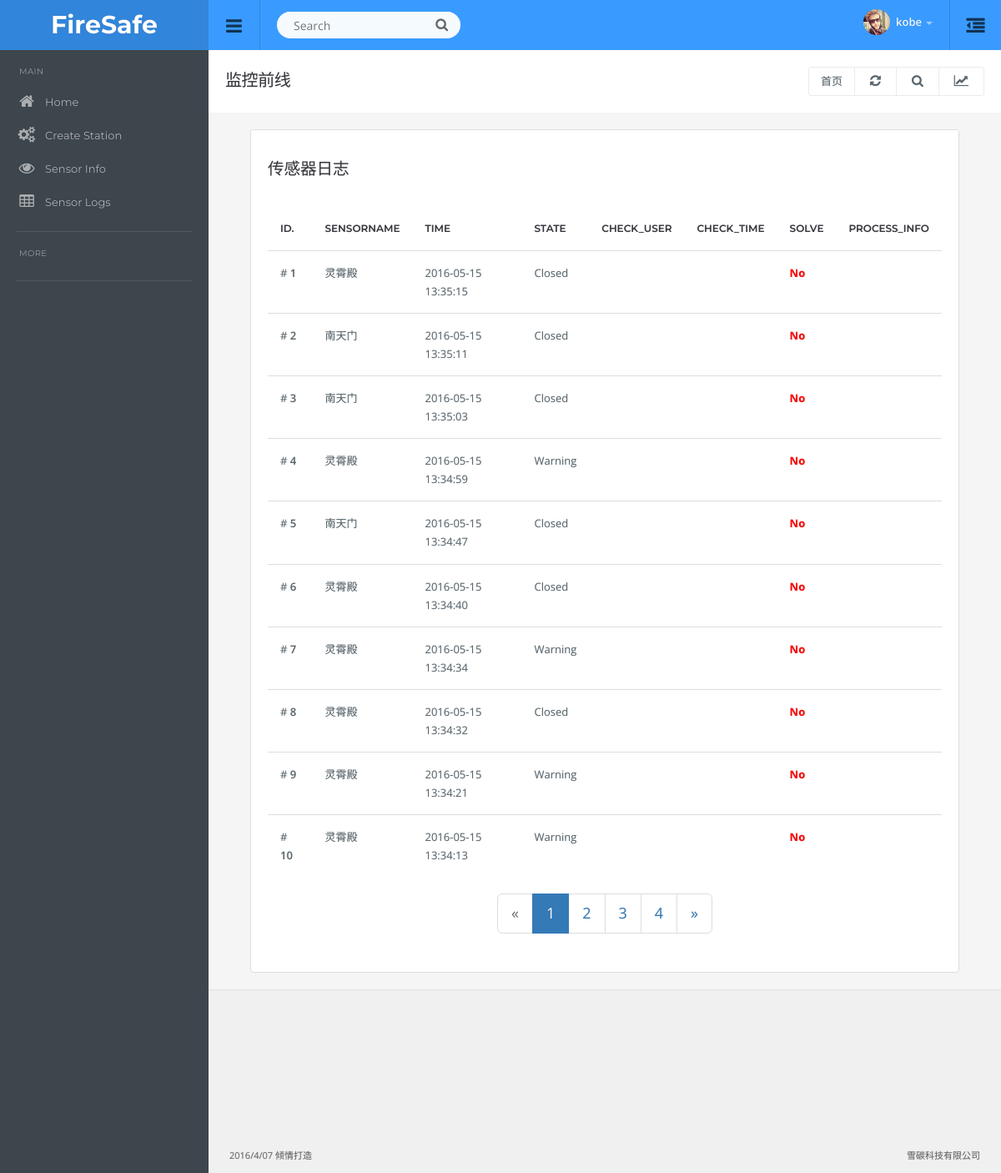
/sensor/sensortable (signed in), run on the app's committed database.
### app/models.py (models this page shows, shortened)
class User(UserMixin, db.Model):
    __tablename__ = 'users'
    id            = db.Column(db.Integer,primary_key=True)
    email         = db.Column(db.String(64), unique=True, index=True)
    username      = db.Column(db.String(64),unique=True,index=True)
    role_id       = db.Column(db.Integer, db.ForeignKey('roles.id'))
    password_hash = db.Column(db.String(128))
    name          = db.Column(db.String(64))
    company       = db.Column(db.String(64))
    member_since  = db.Column(db.DateTime(), default=datetime.now)
    last_seen     = db.Column(db.DateTime(), default=datetime.now)
    understudy    = db.Column(db.Boolean(),default=True)
    def ping(self):
        self.last_seen = datetime.now()
        db.session.add(self)
    def can(self, permissions):
        return self.role is not None and \
        (self.role.permissions & permissions) == permissions
    def is_administrator(self):
        return self.can(Permission.ADMIN)
    class AnoymusUser(AnonymousUserMixin):
        def can(self, permissions):
            return False
        def is_administrator(self):
            return False
    login_manager.anonymous_user = AnoymusUser
    @property
    def password(self):
        raise AttributeError('password is not a readabel attribute')

class SensorLog(db.Model):
    __tablename__ = 'sensorslog'
    id            = db.Column(db.Integer, primary_key=True)
    sensor_name   = db.Column(db.String(128))
    sensor_state  = db.Column(db.String(32), default=u'unOpen')
    time          = db.Column(db.DateTime(), default=datetime.now)
    alarm         = db.Column(db.Boolean(), default=False)
    check_user    = db.Column(db.String(32))
    check_time    = db.Column(db.DateTime())
    process_info  = db.Column(db.String(128))
    sensor_id     = db.Column(db.Integer, db.ForeignKey('sensors.id'))

### app/sensor/views.py (the view)
@sensor.route('/sensortable', methods=['GET', 'POST'])
@login_required
@admin_required
def displaysensortable():
    page = request.args.get('page', 1, type=int)
    pagination = SensorLog.query.order_by(SensorLog.time.desc()).paginate(page,
                                per_page=10, error_out=False)
    slogs = pagination.items
    return render_template('sensortable.html',slogs=slogs, pagination=pagination)

### app/auth/views.py (called while the page is built)
@auth.before_app_request
def before_request():
	if current_user.is_authenticated():
		current_user.ping()

### app/main/__init__.py (called while the page is built)
@main.app_context_processor
def inject_permissions():
	return dict(Permission=Permission)

### app/models.py (called while the page is built)
@login_manager.user_loader
def load_user(user_id):
	return User.query.get(int(user_id))

### app/templates/sensortable.html (shortened to what this page needs)
{% extends "base.html" %}
{% import "_macros.html" as macros %}
{% block content %}
<div class="container-padding">
    <div class="row">
    <div class="col-md-12">
        <div class="panel panel-default">
            <div class="panel-title">
                <h4> 传感器日志</h4>
            </div>
        <div class="panel-body table-responsive">
            <table class="table table-hover">
                <thead>
                    <tr>
                        <td>ID.</td>
                        <td>SensorName</td>
                        <td>time</td>
                        <td>state</td>
                        <td>check_user</td>
                        <td>check_time</td>
                        <td>solve</td>
                        <td>process_info</td>
                    </tr>
                </thead>
                <tbody>
                {% for slog in slogs %}
                        <td># <b>{{ loop.index }}</b></td>
                        <td>{{ slog.sensor_name }}</td>
                        <td>
                            {{ slog.time.strftime("%Y-%m-%d %H:%M:%S") }}
                        </td>
                        <td>{{ slog.sensor_state }}</td>
                        <td>{{ slog.check_user or '' }}</td>
                        <td>
                        slog.check_time is not none else '' }}</td>
                        <td>
                            {% if slog.alarm %}
                                <label style="color: green;">Yes</label>
                            {% else %}
                                <label style="color: red;">No
                                </label>
                            {% endif %}
                            </div>
                        </td>
                        <td>{{ slog.process_info or '' }}</td>
                {% endfor %}
            <div style="text-align: center;">
                {{ macros.pagination_widget(pagination,'sensor.displaysensortable') }}
            </div>
{% endblock %}

### app/templates/base.html (shortened to what this page needs)
<!DOCTYPE html>
<html lang="en">
  <head>
  {% block head %}
  <link href="/static/css/root.css" rel="stylesheet">
  {% endblock %}
  </head>
  <body>
  <div id="top" class="clearfix">
  	<div class="applogo">
  		<a href="{{ url_for('main.index') }}" class="logo">FireSafe</a>
  	</div>
    <a href="#" class="sidebar-open-button"><i class="fa fa-bars"></i></a>
    <form class="searchform">
      <input type="text" class="searchbox" id="searchbox" placeholder="Search">
      <span class="searchbutton"><i class="fa fa-search"></i></span>
    </form>
    <a href="#sidepanel" class="sidepanel-open-button"><i class="fa fa-outdent"></i></a>
    <ul class="top-right">
    {% if current_user.is_authenticated() %}
    <li class="dropdown link">
      <a href="#" data-toggle="dropdown" class="dropdown-toggle profilebox"><img src="/static/img/profileimg.png" alt="img"><b>{{current_user.username}}</b><span class="caret"></span></a>
    </li>
    {% else %}
    <a href="{{ url_for('auth.login') }}">
      <i class="fa fa-user"></i>&nbsp;&nbsp;Log In</a>
    </ul>
    {% endif %}
    </ul>
  </div>
<div class="sidebar clearfix">
<ul class="sidebar-panel nav">
  <li class="sidetitle">MAIN</li>
  <li><a href="{{ url_for('main.index') }}"><span class="icon color5"><i class="fa fa-home"></i></span>Home</a></li>
  <li><a href="{{ url_for('sensor.createSonModel') }}"><span class="icon color5"><i class="fa fa-cogs"></i></span>Create Station</a></li>
  <li><a href="{{ url_for('sensor.display') }}"><span class="icon color5"><i class="fa fa-eye"></i></span>Sensor Info</a></li>
  <li><a href="{{ url_for('sensor.displaysensortable') }}"><span class="icon color5"><i class="fa fa-table"></i></span>Sensor Logs</a></li>
</ul>
<ul class="sidebar-panel nav">
  <li class="sidetitle">MORE</li>
</ul>
</div>
<div class="content">
  <div class="page-header">
    <h1 class="title">监控前线</h1>
    <div class="right">
      <div class="btn-group" role="group" aria-label="...">
        <a href="{{ url_for('main.index') }}" class="btn btn-light">首页</a>
        <a href="#" class="btn btn-light"><i class="fa fa-refresh"></i></a>
        <a href="#" class="btn btn-light"><i class="fa fa-search"></i></a>
        <a href="#" class="btn btn-light" id="topstats"><i class="fa fa-line-chart"></i></a>
      </div>
    </div>
  </div>
<div class="container-default">
{% block content %}
{% endblock %}
<div class="row footer">
  <br><br><br><br><br><br><br><br>
  {% block footer %}
  <div class="col-md-6 text-left">
  2016/4/07 倾情打造
  </div>
  <div class="col-md-6 text-right">
    雪碳科技有限公司
  </div>
  {% endblock %}
</div>
</body>
</html>

### data on the page
User: username "kobe"
SensorLog: sensor_name "灵霄殿", time "2016-05-15 13:35:15", sensor_state "Closed", alarm "No"
SensorLog: sensor_name "南天门", time "2016-05-15 13:35:11", sensor_state "Closed", alarm "No"
SensorLog: sensor_name "南天门", time "2016-05-15 13:35:03", sensor_state "Closed", alarm "No"
SensorLog: sensor_name "灵霄殿", time "2016-05-15 13:34:59", sensor_state "Warning", alarm "No"
SensorLog: sensor_name "南天门", time "2016-05-15 13:34:47", sensor_state "Closed", alarm "No"
SensorLog: sensor_name "灵霄殿", time "2016-05-15 13:34:40", sensor_state "Closed", alarm "No"
SensorLog: sensor_name "灵霄殿", time "2016-05-15 13:34:34", sensor_state "Warning", alarm "No"
SensorLog: sensor_name "灵霄殿", time "2016-05-15 13:34:32", sensor_state "Closed", alarm "No"
SensorLog: sensor_name "灵霄殿", time "2016-05-15 13:34:21", sensor_state "Warning", alarm "No"
SensorLog: sensor_name "灵霄殿", time "2016-05-15 13:34:13", sensor_state "Warning", alarm "No"

### other printed values
{{ p }} "1"
{{ p }} "2" "3" "4"
